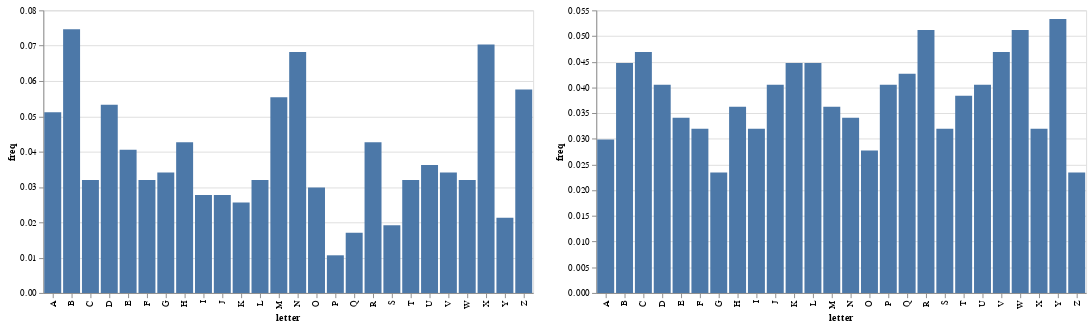

The cell this chart's notebook holds for it:
### Code cell
alt.hconcat(freq_chart(Y1), freq_chart(Y2))

### Figure 1 — Vega-Lite specification as saved in the notebook (floating-point values rounded to 4 significant figures)
{"config": {"view": {"continuousWidth": 400, "continuousHeight": 300}}, "hconcat": [{"data": {"name": "data-35155a5d0eca28d2322581d2d924a33c"}, "mark": "bar", "encoding": {"tooltip": [{"field": "letter", "type": "nominal"}, {"field": "freq", "type": "quantitative"}], "x": {"field": "letter", "scale": {"domain": ["A", "B", "C", "D", "E", "F", "G", "H", "I", "J", "K", "L", "M", "N", "O", "P", "Q", "R", "S", "T", "U", "V", "W", "X", "Y", "Z"]}, "type": "nominal"}, "y": {"field": "freq", "type": "quantitative"}}}, {"data": {"name": "data-6d0177b0d4d2158d627c60a713c3a3ff"}, "mark": "bar", "encoding": {"tooltip": [{"field": "letter", "type": "nominal"}, {"field": "freq", "type": "quantitative"}], "x": {"field": "letter", "scale": {"domain": ["A", "B", "C", "D", "E", "F", "G", "H", "I", "J", "K", "L", "M", "N", "O", "P", "Q", "R", "S", "T", "U", "V", "W", "X", "Y", "Z"]}, "type": "nominal"}, "y": {"field": "freq", "type": "quantitative"}}}], "$schema": "https://vega.github.io/schema/vega-lite/v4.17.0.json", "datasets": {"data-35155a5d0eca28d2322581d2d924a33c": [{"letter": "A", "freq": 0.05117}, {"letter": "B", "freq": 0.07463}, {"letter": "C", "freq": 0.03198}, {"letter": "D", "freq": 0.0533}, {"letter": "E", "freq": 0.04051}, {"letter": "F", "freq": 0.03198}, {"letter": "G", "freq": 0.03412}, {"letter": "H", "freq": 0.04264}, {"letter": "I", "freq": 0.02772}, {"letter": "J", "freq": 0.02772}, {"letter": "K", "freq": 0.02559}, {"letter": "L", "freq": 0.03198}, {"letter": "M", "freq": 0.05544}, {"letter": "N", "freq": 0.06823}, {"letter": "O", "freq": 0.02985}, {"letter": "P", "freq": 0.01066}, {"letter": "Q", "freq": 0.01706}, {"letter": "R", "freq": 0.04264}, {"letter": "S", "freq": 0.01919}, {"letter": "T", "freq": 0.03198}, {"letter": "U", "freq": 0.03625}, {"letter": "V", "freq": 0.03412}, {"letter": "W", "freq": 0.03198}, {"letter": "X", "freq": 0.07036}, {"letter": "Y", "freq": 0.02132}, {"letter": "Z", "freq": 0.05757}], "data-6d0177b0d4d2158d627c60a713c3a3ff": [{"letter": "A", "freq": 0.02985}, {"letter": "B", "freq": 0.04478}, {"letter": "C", "freq": 0.04691}, {"letter": "D", "freq": 0.04051}, {"letter": "E", "freq": 0.03412}, {"letter": "F", "freq": 0.03198}, {"letter": "G", "freq": 0.02345}, {"letter": "H", "freq": 0.03625}, {"letter": "I", "freq": 0.03198}, {"letter": "J", "freq": 0.04051}, {"letter": "K", "freq": 0.04478}, {"letter": "L", "freq": 0.04478}, {"letter": "M", "freq": 0.03625}, {"letter": "N", "freq": 0.03412}, {"letter": "O", "freq": 0.02772}, {"letter": "P", "freq": 0.04051}, {"letter": "Q", "freq": 0.04264}, {"letter": "R", "freq": 0.05117}, {"letter": "S", "freq": 0.03198}, {"letter": "T", "freq": 0.03838}, {"letter": "U", "freq": 0.04051}, {"letter": "V", "freq": 0.04691}, {"letter": "W", "freq": 0.05117}, {"letter": "X", "freq": 0.03198}, {"letter": "Y", "freq": 0.0533}, {"letter": "Z", "freq": 0.02345}]}}
